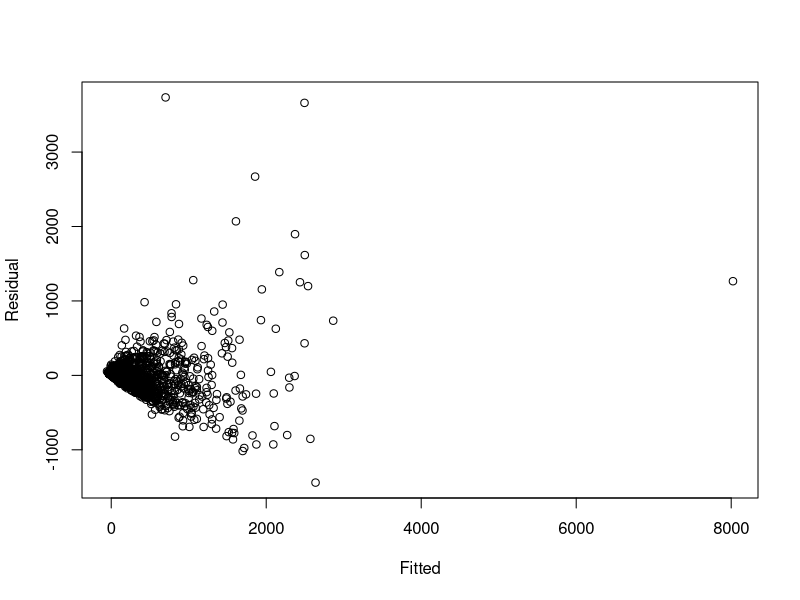
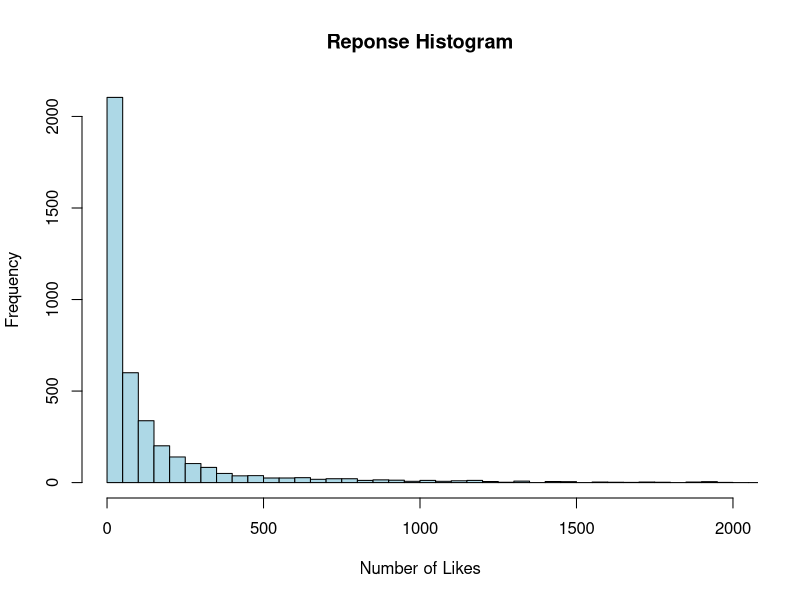
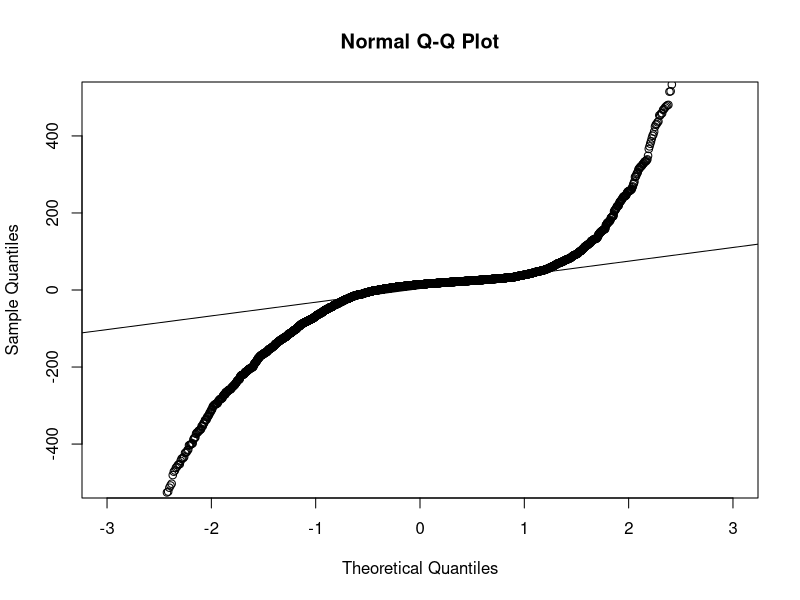
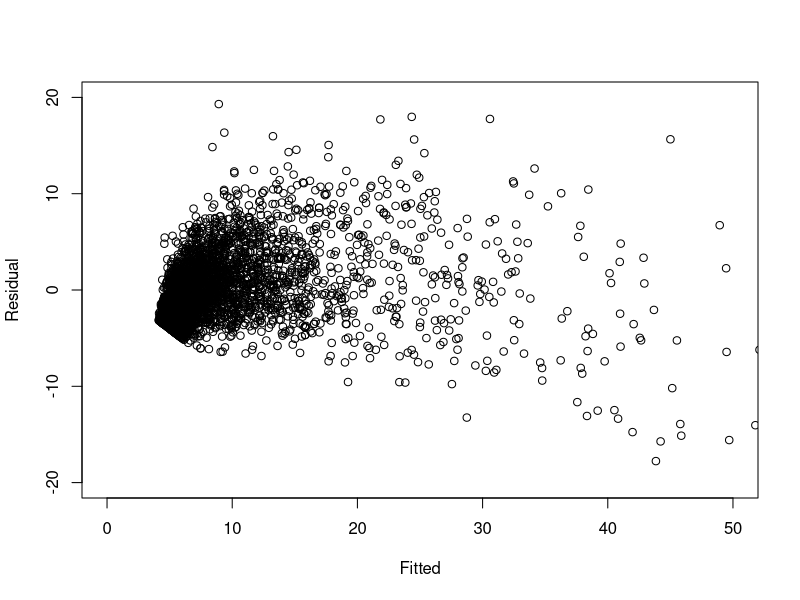
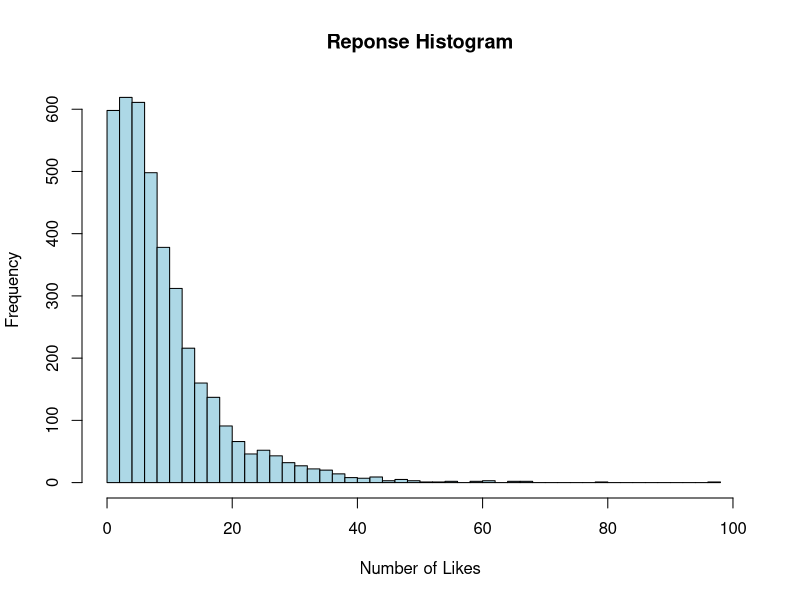
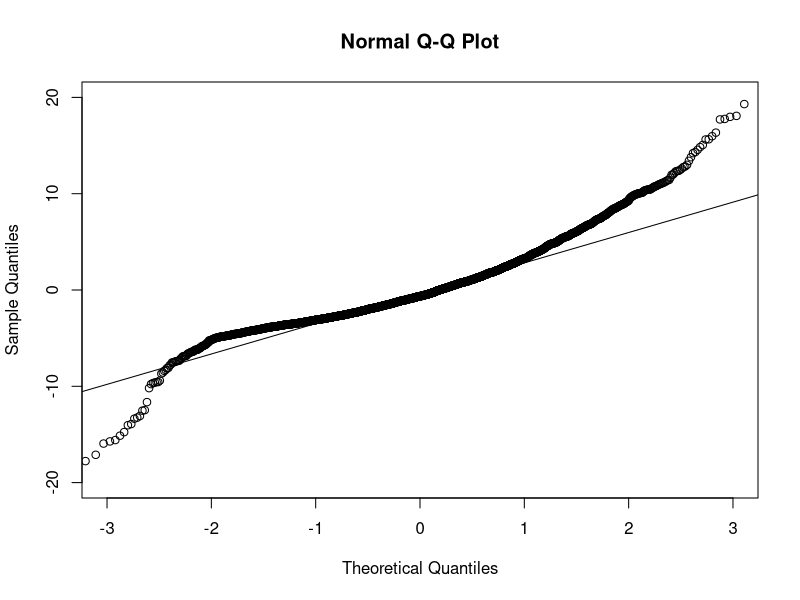

The R script that drew these images, in order:
## ---- chunk 1
knitr::opts_chunk$set(echo = TRUE)
## ---- chunk 2
#install.packages('tidyverse')
library(tidyverse)

data <- read_csv("dating_data.csv")

names(data) <- gsub(" ", "_", names(data)) #Changes Spaces to Underlines: 

## ---- chunk 3

# Adds a new column with the full country name using case_when
data <- data %>%
  mutate(country_full = case_when(
    country == "CH" ~ "Switzerland",
    country == "CA" ~ "Canada",
    country == "DE" ~ "Germany",
    country == "FR" ~ "France",
    country == "US" ~ "United States of America",
    country == "AT" ~ "Austria",
    country == "CZ" ~ "Czech Republic",
    country == "JM" ~ "Jamaica",
    country == "SC" ~ "Seychelles",
    country == "LR" ~ "Liberia",
    country == "BA" ~ "Bosnia and Herzegovina",
    country == "IT" ~ "Italy",
    country == "LI" ~ "Liechtenstein",
    country == "ES" ~ "Spain",
    country == "NL" ~ "Netherlands",
    country == "LU" ~ "Luxembourg",
    country == "AU" ~ "Australia",
    country == "BR" ~ "Brazil",
    country == "RU" ~ "Russia",
    country == "ID" ~ "Indonesia",
    country == "TR" ~ "Turkey",
    country == "GB" ~ "United Kingdom",
    country == "BE" ~ "Belgium",
    country == "ET" ~ "Ethiopia",
    country == "HU" ~ "Hungary",
    country == "AR" ~ "Argentina",
    country == "PE" ~ "Peru",
    country == "UA" ~ "Ukraine",
    country == "IN" ~ "India",
    country == "RO" ~ "Romania",
    country == "PH" ~ "Philippines",
    country == "CF" ~ "Central African Republic",
    TRUE ~ NA_character_  # For any unmatched values, set to NA
  ))

# Print the updated dataset to check
print(data)


## ---- chunk 4

# Adds a new column with the population of each country
data <- data %>%
  mutate(country_pop = case_when(
    country == "CH" ~ 8849850,
    country == "CA" ~ 40097760,
    country == "DE" ~ 84482270,
    country == "FR" ~ 68170230,
    country == "US" ~ 334914900,
    country == "AT" ~ 9132380,
    country == "CZ" ~ 10873690,
    country == "JM" ~ 2825540,
    country == "SC" ~ 119770,
    country == "LR" ~ 5418380,
    country == "BA" ~ 3210850,
    country == "IT" ~ 58761150,
    country == "LI" ~ 39580,
    country == "ES" ~ 48373340,
    country == "NL" ~ 17879490,
    country == "LU" ~ 668610,
    country == "AU" ~ 26638540,
    country == "BR" ~ 216422450,
    country == "RU" ~ 143826130,
    country == "ID" ~ 277534120,
    country == "TR" ~ 85326000,
    country == "GB" ~ 68350000,
    country == "BE" ~ 11822590,
    country == "ET" ~ 126527060,
    country == "HU" ~ 9589870,
    country == "AR" ~ 46654580,
    country == "PE" ~ 34352720,
    country == "UA" ~ 37000000,
    country == "IN" ~ 1428627660,
    country == "RO" ~ 19056120,
    country == "PH" ~ 117337370,
    country == "CF" ~ 5742310,
    TRUE ~ NA_real_  # For any unmatched values, set to NA
  ))

names(data) #Provides names of variables

# Print the updated dataset to check
print(data)
## ---- chunk 5

# Inital Model with the given predictors
model <- lm(counts_kisses ~ age + counts_pictures + counts_profileVisits + country_pop + genderLooking, data = data)

# Residual vs Fitted plot
x1 = fitted(model)
y1 = resid(model)
plot(x = x1, y = y1, xlab = "Fitted", ylab = "Residual")

# Response Histogram
hist(
  data$counts_kisses, 
  breaks = 200, 
  main = "Reponse Histogram", 
  xlim = c(0, 2000), 
  xlab = "Number of Likes", 
  col = "lightblue"
  )

#qqplot: Check normality 
qqnorm(y1, xlim = c(-3, 3), ylim = c(-500, 500))
qqline(y1)

## ---- chunk 6

# Transforms new predictor
data <- data %>%
  mutate(sqrt_count_kiss = (counts_kisses)^(1/2))

# Select only the relevant columns for the model and remove rows with NA, NaN, or Inf
new_data <- data %>%
  select(sqrt_count_kiss, age, counts_pictures, counts_profileVisits, country_pop, genderLooking) %>%
  filter_all(all_vars(!is.na(.))) %>%
  filter_all(all_vars(!is.infinite(.))) %>%
  filter_all(all_vars(. != 0))

view(new_data)

# Create the linear model using cleaned data
model2 <- lm(sqrt_count_kiss ~ age + counts_pictures + counts_profileVisits + country_pop + genderLooking, data = new_data)

# Extract fitted values and residuals
x2 <- fitted(model2)
y2 <- resid(model2)

# Plot the fitted values against residuals
plot(x = x2, y = y2, xlim = c(0, 50), ylim = c(-20, 20), xlab = "Fitted", ylab = "Residual")

# Response Histogram
hist(
  data$sqrt_count_kiss, 
  breaks = 50, 
  main = "Reponse Histogram", 
  xlim = c(0, 100), 
  xlab = "Number of Likes", 
  col = "lightblue"
  )

#qqplot: Check normality 
qqnorm(y2, xlim = c(-3, 3), ylim = c(-20, 20))
qqline(y2)
